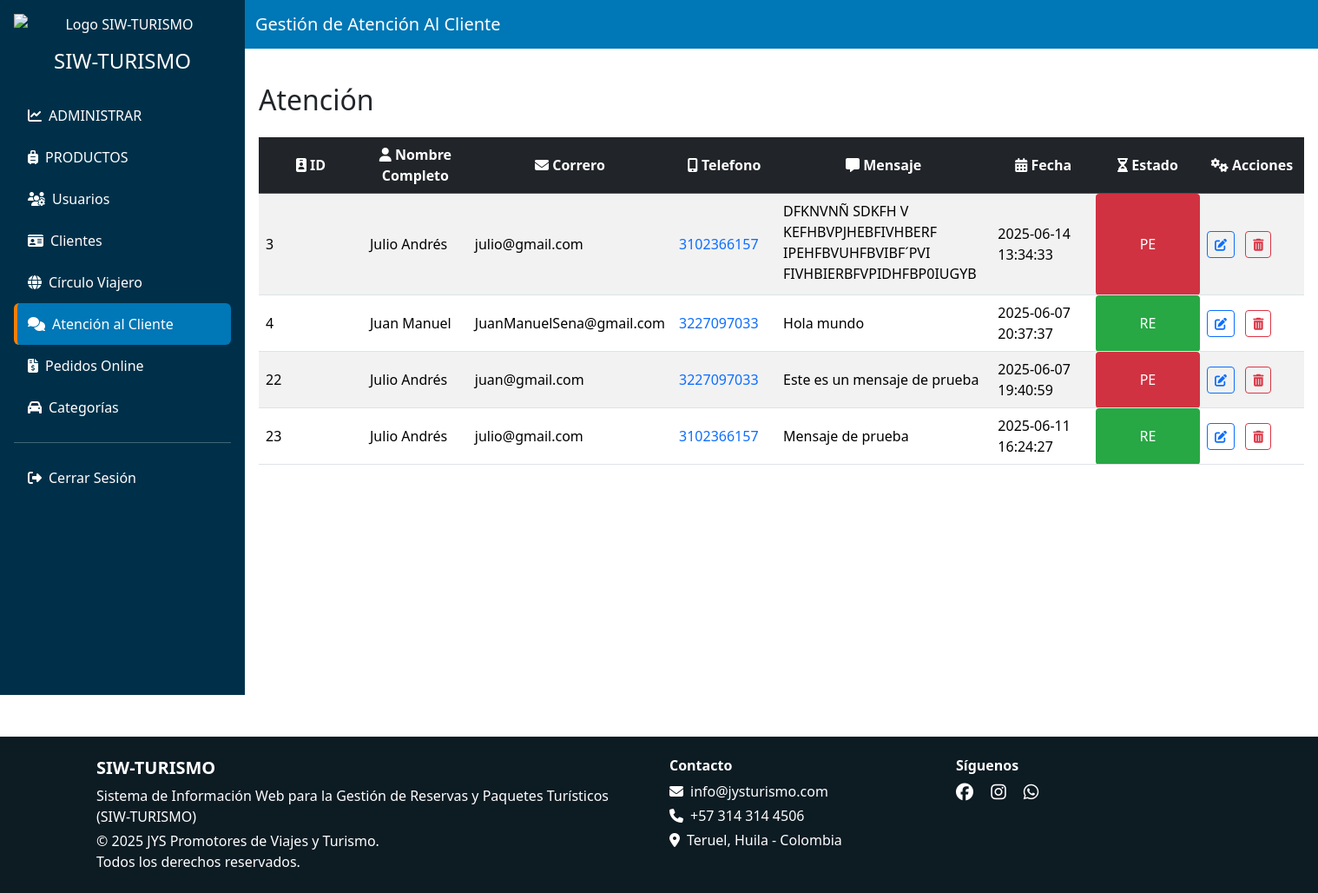
The app's page /vista/admin/atencion_cliente.php (signed in) with its own data.
### tables this page shows
CREATE TABLE `atencion_clientes` (
  `id` int(11) NOT NULL,
  `nombre` text NOT NULL,
  `mensaje` text NOT NULL,
  `fecha` timestamp NOT NULL DEFAULT current_timestamp() ON UPDATE current_timestamp(),
  `estado` enum('PE','RE') DEFAULT NULL,
  `correo` varchar(150) DEFAULT NULL,
  `telefono` bigint(15) NOT NULL
);

### modelo/atenciones_m.php (called while the page is built, shortened)
<?php
function obtenerAtenciones($conn) {
    $result = mysqli_query($conn, "SELECT * FROM atencion_clientes");
    return mysqli_fetch_all($result, MYSQLI_ASSOC);
}
?>

### vista/admin/atencion_cliente.php (the view, shortened to what this page needs)
<?php
    include('header.php');
?>
<body>
    <?php
        include '../../conexion.php';
        include '../../modelo/atenciones_m.php';
        $atenciones = obtenerAtenciones($conn);
    ?>
    <div class="d-flex flex-column flex-lg-row">
        <?php include ('sidebar.php'); ?>
        <div class="flex-grow-1">
            <nav class="navbar navbar-dark">
                <div class="container-fluid">
                    <span class="navbar-brand">Gestión de Atención Al Cliente</span>
                </div>
            </nav>
            <div class="main-content">
                <div class="d-flex justify-content-between align-items-center mb-4">
                    <h2 class="mb-0 mt-4">Atención</h2>
                </div>
                <div class="table-responsive">
                    <table class="table table-striped table-hover align-middle">
                        <thead class="table-dark">
                            <tr>
                                <th class="text-center"><i class="fas fa-id-badge"></i> ID</th>
                                <th class="text-center"><i class="fas fa-user"></i> Nombre Completo</th>
                                <th class="text-center"><i class="fas fa-envelope"></i> Correro</th>
                                <th class="text-center"><i class="fas fa-mobile-alt"></i> Telefono</th>
                                <th class="text-center"><i class="fas fa-comment-alt"></i> Mensaje</th>
                                <th class="text-center"><i class="fas fa-calendar-alt"></i> Fecha</th>
                                <th class="text-center"><i class="fas fa-hourglass-half"></i> Estado</th>
                                <th class="text-center"><i class="fas fa-cogs"></i> Acciones</th>
                            </tr>
                        </thead>
                        <tbody class="text-center">
                            <?php foreach ($atenciones as $atencion): ?>
                                <tr>
                                    <td><?= $atencion['id'] ?></td>
                                    <td><?= $atencion['nombre'] ?></td>
                                    <td><?= $atencion['correo'] ?></td>
                                    <td>
                                    <a href="https://wa.me/57<?= preg_replace('/\D/', '', $atencion['telefono']) ?>" target="_blank">
                                        <?= $atencion['telefono'] ?>
                                    </a>
                                    </td>
                                   <td>
                                        <div class="overflow-auto" style="max-height: 100px; max-width: 100%; text-align: left; overflow-wrap: break-word;">
                                            <?= htmlspecialchars($atencion['mensaje']) ?>
                                        </div>
                                    </td>
                                    <td><?= $atencion['fecha'] ?></td>
                                    <td style="<?= $atencion['estado']=='RE' ? 'background-color:#28a745;color:#fff;padding:5px;border-radius:4px;text-align:center;' : ($atencion['estado']=='PE' ? 'background-color:#dc3545;color:#fff;padding:5px;border-radius:4px;text-align:center;' : '') ?>">
                                        <?= htmlspecialchars($atencion['estado']) ?>
                                    </td>
                                    <td>
                                    <button class="btn btn-sm btn-outline-primary me-2" data-bs-toggle="modal"
                                        data-bs-target="#modalEditar<?= $atencion['id'] ?>">
                                        <i class="fas fa-edit"></i>
                                    </button>
                                    <button class="btn btn-sm btn-outline-danger"
                                        onclick="eliminar(event, <?= $atencion['id'] ?>)"><i class="fas fa-trash-alt"></i>
                                    </button>
                                    </td>
                                </tr>
                            <?php endforeach; ?>
                        </tbody>
                    </table>
                </div>
            </div>
        </div>
    </div>
    <?php include ('footer.php'); ?>
</body>
</html>

### vista/admin/atencion_cliente.php (style rules this page uses)
.table-responsive { overflow-x: auto; max-width: 100%; }
.main-content { padding: 1rem; }
th, td { overflow-wrap: break-word; min-width: 120px; text-align: left; vertical-align: middle; }

### records on screen
atencion_clientes: id "3", nombre "Julio Andrés", correo "julio@gmail.com", telefono "3102366157", mensaje "DFKNVNÑ SDKFH V KEFHBVPJHEBFIVHBERF IPEHFBVUHFBVIBF´PVI FIVHBIERBFVPIDHFBP0IUGYB…", fecha "2025-06-14 13:34:33", estado "PE"
atencion_clientes: id "4", nombre "Juan Manuel", correo "JuanManuelSena@gmail.com", telefono "3227097033", mensaje "Hola mundo", fecha "2025-06-07 20:37:37", estado "RE"
atencion_clientes: id "22", nombre "Julio Andrés", correo "juan@gmail.com", telefono "3227097033", mensaje "Este es un mensaje de prueba", fecha "2025-06-07 19:40:59", estado "PE"
atencion_clientes: id "23", nombre "Julio Andrés", correo "julio@gmail.com", telefono "3102366157", mensaje "Mensaje de prueba", fecha "2025-06-11 16:24:27", estado "RE"
